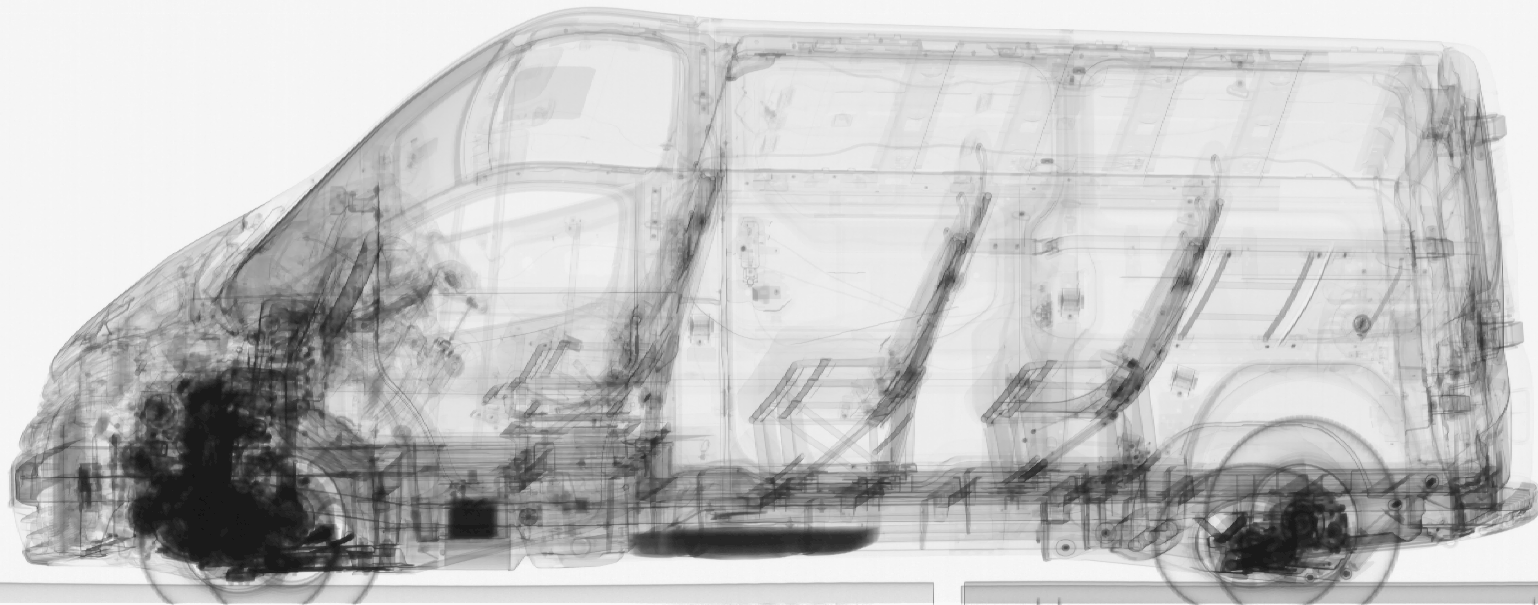
#> input picture data_cropped/czyste/48001F003202511180022 czarno.bmp, 1538 x 605 px; its folder holds only this picture in this run
$ python orient.py
#> lines starting #> are read from the running program, lines starting #| are printed output that depends on the picture
#> in orient_and_save, img is the input picture: shape (605, 1538); min 18, max 249, mean 195
import cv2
import numpy as np
from pathlib import Path


def detect_car_orientation(image_path):
    """
    Wykrywa orientację samochodu na podstawie rozkładu ciemnych pikseli.
    Zakłada, że przód samochodu (koła, silnik) jest ciemniejszy niż tył.

    Args:
        image_path: Ścieżka do obrazu lub sam obraz (numpy array)

    Returns:
        'left' jeśli przód jest po lewej, 'right' jeśli po prawej
    """
    # Wczytaj obraz jeśli podano ścieżkę
    if isinstance(image_path, str):
        img = cv2.imread(image_path, cv2.IMREAD_GRAYSCALE)
        if img is None:
            raise ValueError(f"Nie można wczytać obrazu: {image_path}")
    else:
        img = image_path

    h, w = img.shape
#> h = 605; w = 1538

    # Podziel obraz na lewą i prawą połowę
    left_half = img[:, :w//2]
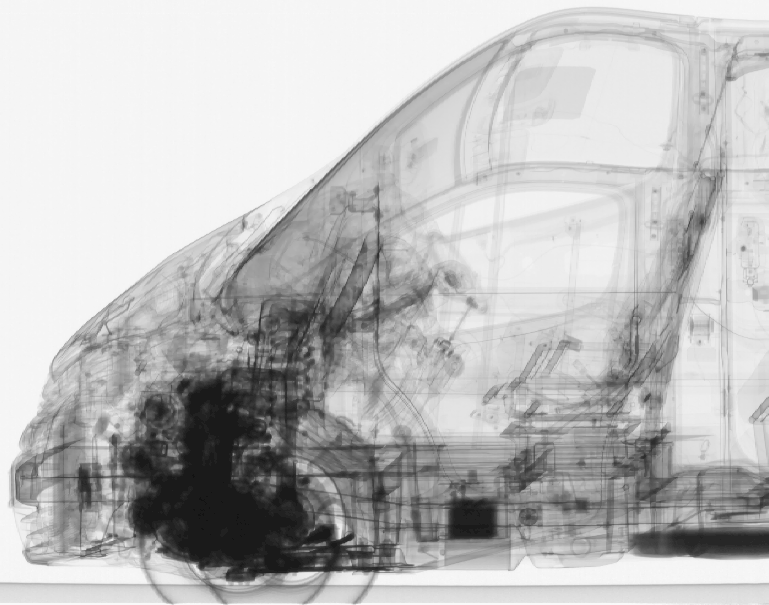
#> left_half: shape (605, 769); min 18, max 249, mean 188
    right_half = img[:, w//2:]
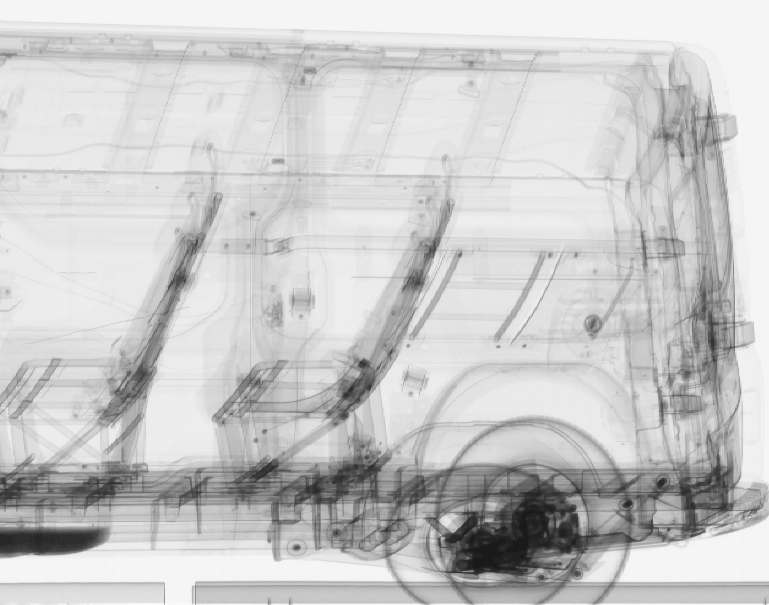
#> right_half: shape (605, 769); min 26, max 249, mean 201.9

    # Oblicz średnią jasność dla każdej połowy
    # Niższa wartość = ciemniejsze = więcej zawartości (koła, silnik)
    left_mean = left_half.mean()
#> left_mean = 188
    right_mean = right_half.mean()
#> right_mean = 201.9

    # Alternatywnie: policz ciemne piksele (< 200)
    left_dark_pixels = np.sum(left_half < 200)
#> left_dark_pixels = 204357
    right_dark_pixels = np.sum(right_half < 200)
#> right_dark_pixels = 150531

    # Przód jest tam gdzie więcej ciemnych pikseli
    if left_dark_pixels > right_dark_pixels:
        return 'left'
    else:
        return 'right'


def orient_car(image_path, target_orientation='right'):
    """
    Orientuje obraz samochodu tak, aby przód był po wskazanej stronie.

    Args:
        image_path: Ścieżka do obrazu lub sam obraz (numpy array)
        target_orientation: 'left' lub 'right' - gdzie ma być przód

    Returns:
        Obraz z odpowiednią orientacją (numpy array)
    """
    # Wczytaj obraz jeśli podano ścieżkę
    if isinstance(image_path, str):
        img = cv2.imread(image_path, cv2.IMREAD_GRAYSCALE)
        if img is None:
            raise ValueError(f"Nie można wczytać obrazu: {image_path}")
    else:
        img = image_path

    # Wykryj aktualną orientację
    current_orientation = detect_car_orientation(img)
#> current_orientation = 'left'

    # Jeśli trzeba, odwróć obraz
    if current_orientation != target_orientation:
        img = cv2.flip(img, 1)  # flip horizontally (1 = horizontal, 0 = vertical)
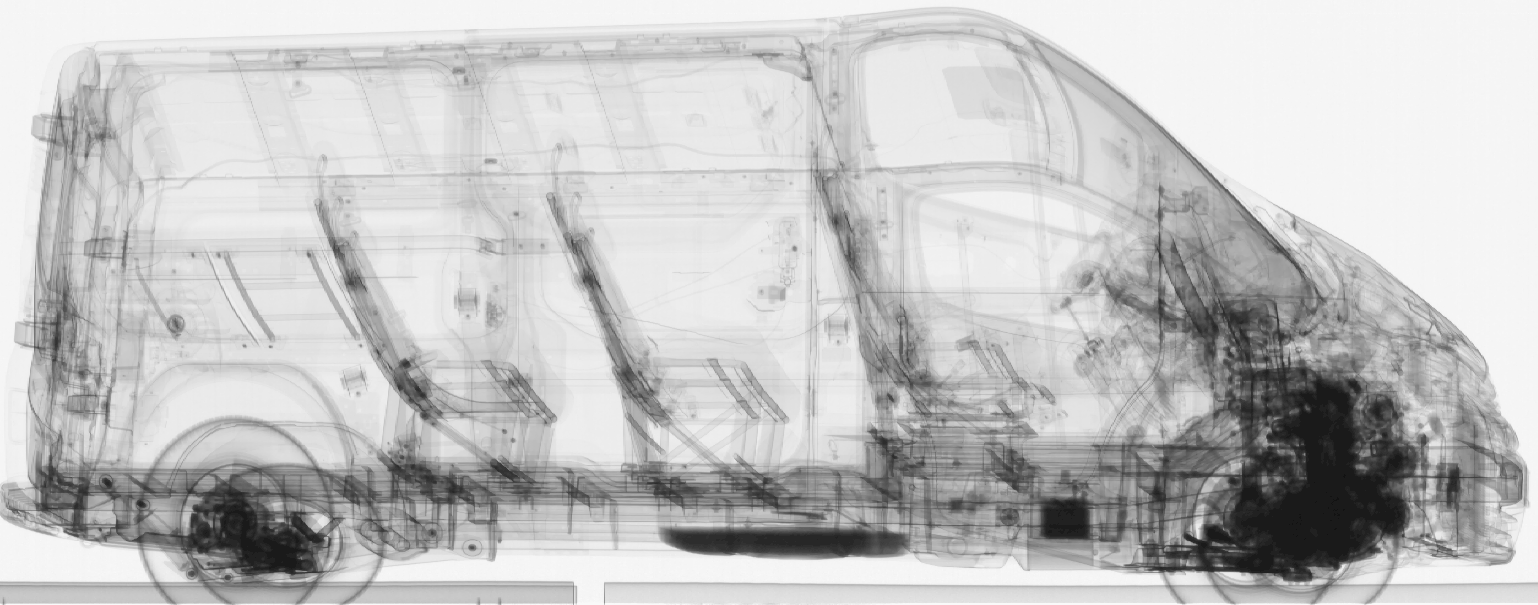
#> img: shape (605, 1538); min 18, max 249, mean 195
        return img, True  # True = flipped

    return img, False  # False = not flipped


def orient_and_save(input_path, output_path, target_orientation='right'):
    """
    Orientuje obraz i zapisuje wynik do pliku.

    Args:
        input_path: Ścieżka do obrazu wejściowego
        output_path: Ścieżka zapisu zorientowanego obrazu
        target_orientation: 'left' lub 'right' - gdzie ma być przód

    Returns:
        (oriented_image, was_flipped)
    """
    img = cv2.imread(input_path, cv2.IMREAD_GRAYSCALE)
    if img is None:
        raise ValueError(f"Nie można wczytać obrazu: {input_path}")

    oriented, flipped = orient_car(img, target_orientation)
#> flipped = True
    cv2.imwrite(output_path, oriented)

    return oriented, flipped


def process_directory(input_dir, output_dir, target_orientation='right'):
    """
    Przetwarza wszystkie obrazy BMP w katalogu i orientuje je.

    Args:
        input_dir: Ścieżka do katalogu wejściowego
        output_dir: Ścieżka do katalogu wyjściowego
        target_orientation: 'left' lub 'right' - gdzie ma być przód
    """
    input_path = Path(input_dir)
    output_path = Path(output_dir)

    # Utwórz katalog wyjściowy jeśli nie istnieje
    output_path.mkdir(parents=True, exist_ok=True)

    # Znajdź wszystkie pliki BMP
    bmp_files = list(input_path.glob("*.bmp"))

    if not bmp_files:
        print(f"Nie znaleziono plików BMP w {input_dir}")
        return

    print(f"Znaleziono {len(bmp_files)} plików BMP w {input_dir}")

    success_count = 0
    flipped_count = 0
    error_count = 0

    for i, input_file in enumerate(bmp_files, 1):
        output_file = output_path / input_file.name

        try:
            oriented, flipped = orient_and_save(
                str(input_file),
                str(output_file),
                target_orientation=target_orientation
            )
#> flipped = True

            status = "odwrócono" if flipped else "bez zmian"
#> status = 'odwrócono'
            print(f"[{i}/{len(bmp_files)}] {input_file.name}: {status}")
#| [1/1] 48001F003202511180022 czarno.bmp: odwrócono
            success_count += 1
            if flipped:
                flipped_count += 1

        except Exception as e:
            print(f"[{i}/{len(bmp_files)}] Błąd przy {input_file.name}: {e}")
            error_count += 1

    print(f"\nPrzetworzono: {success_count} plików")
    print(f"Odwrócono: {flipped_count} plików")
    if error_count > 0:
        print(f"Błędów: {error_count}")


# Przykład użycia
if __name__ == "__main__":
    # Przetwórz przycięte obrazy - czyste
    print("=" * 60)
    print("Orientowanie data_cropped/czyste...")
    print("=" * 60)
    process_directory("data_cropped/czyste", "data_oriented/czyste", target_orientation='right')

    # Przetwórz przycięte obrazy - brudne
    print("\n" + "=" * 60)
    print("Orientowanie data_cropped/brudne...")
    print("=" * 60)
    process_directory("data_cropped/brudne", "data_oriented/brudne", target_orientation='right')

$ run again, on data_cropped/czyste/48001F003202511180030 czarno.bmp
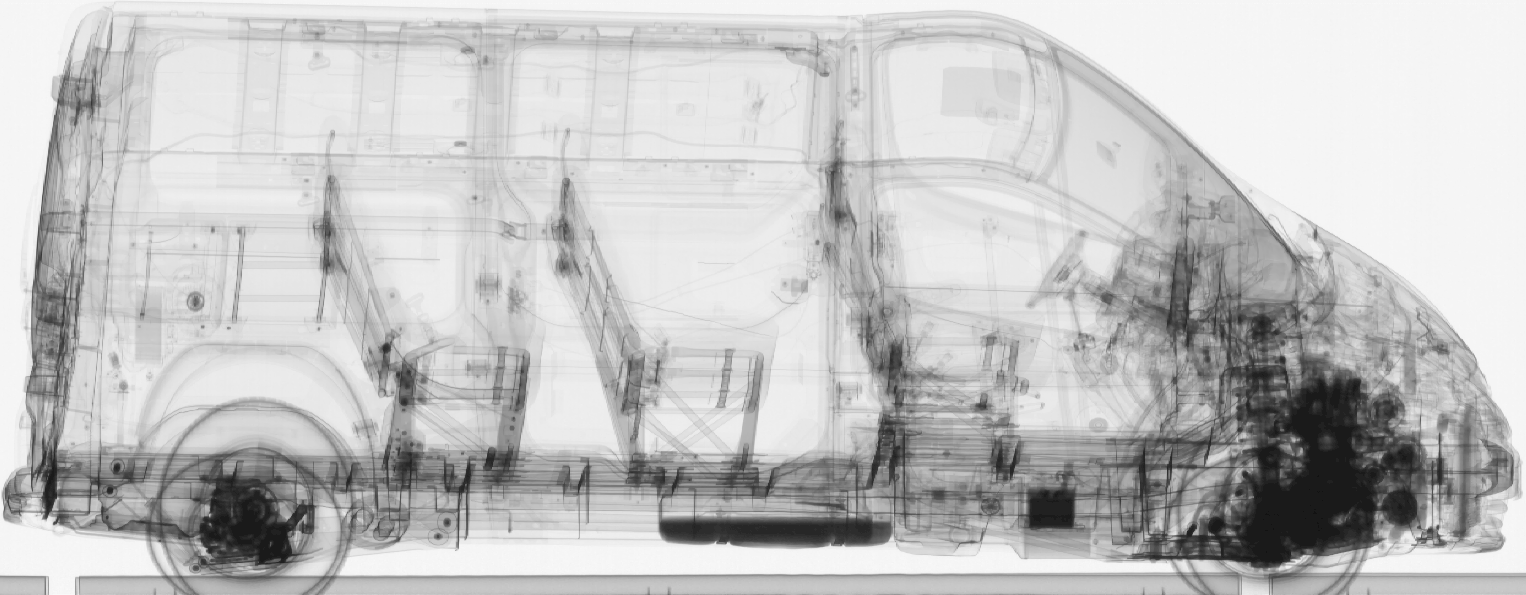
#> input picture data_cropped/czyste/48001F003202511180030 czarno.bmp, 1526 x 595 px
#> in orient_and_save, img is the input picture: shape (595, 1526); min 18, max 249, mean 194.6
#> in detect_car_orientation, `left_half = img[:, :w//2]`:
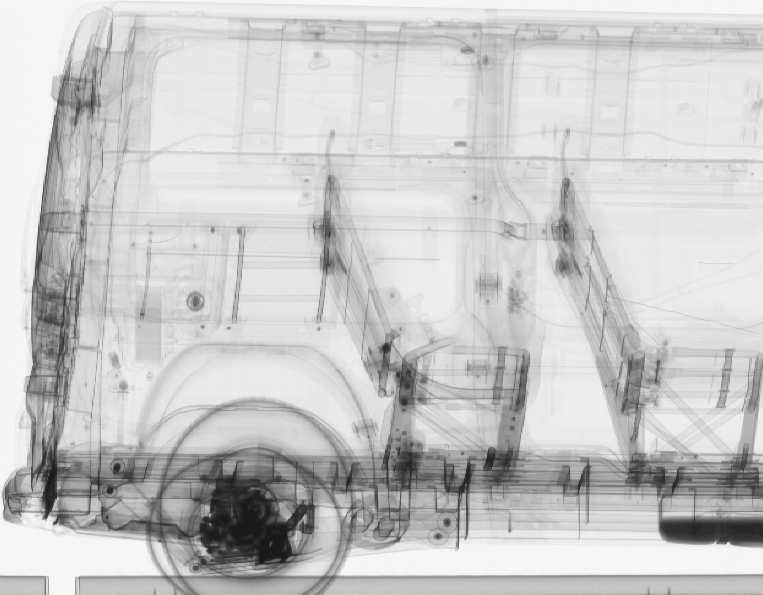
#> left_half: shape (595, 763); min 26, max 249, mean 200.9
#> in detect_car_orientation, `right_half = img[:, w//2:]`:
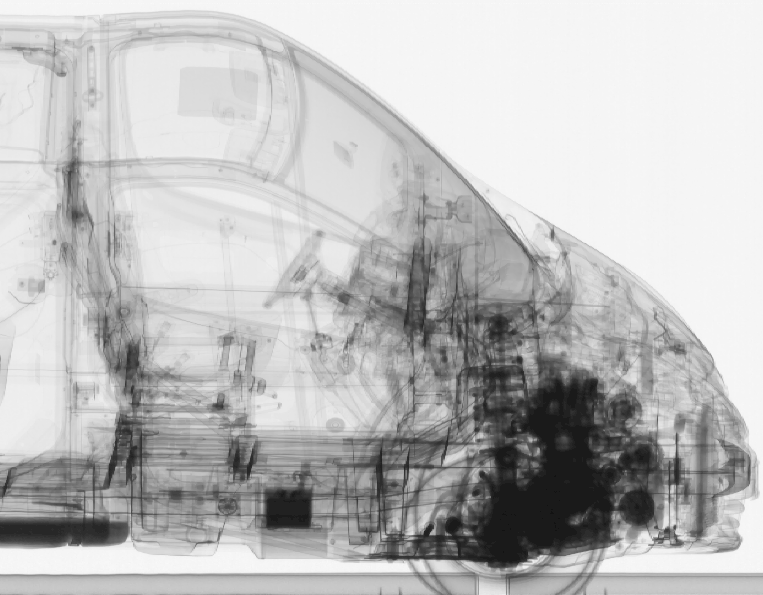
#> right_half: shape (595, 763); min 18, max 249, mean 188.4
#> left_mean = 200.9
#> right_mean = 188.4
#> left_dark_pixels = 150745
#> right_dark_pixels = 205465
#> current_orientation = 'right'
#> in orient_and_save, `oriented, flipped = orient_car(img, target_orientation)`: flipped = False
#> status = 'bez zmian'
#| [1/1] 48001F003202511180030 czarno.bmp: bez zmian

$ run again, on data_cropped/czyste/48001F003202511180025 czarno.bmp
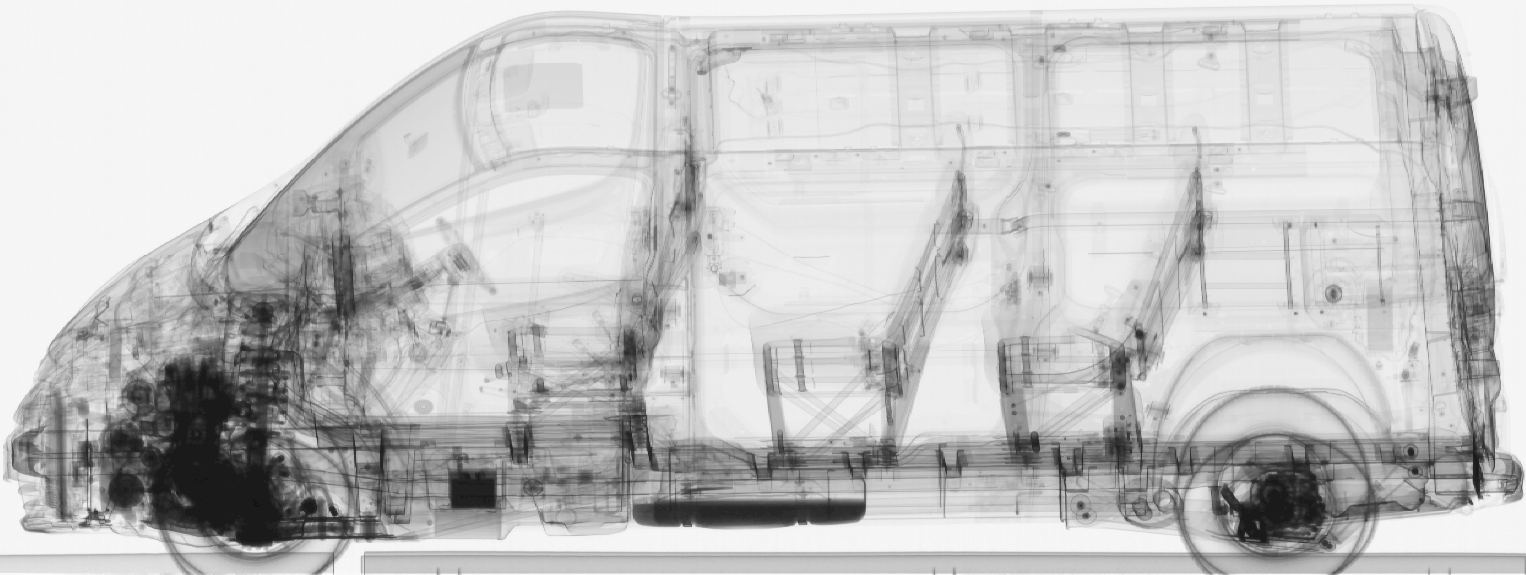
#> input picture data_cropped/czyste/48001F003202511180025 czarno.bmp, 1526 x 575 px
#> in orient_and_save, img is the input picture: shape (575, 1526); min 18, max 249, mean 195.1
#> in detect_car_orientation, `right_half = img[:, w//2:]`:
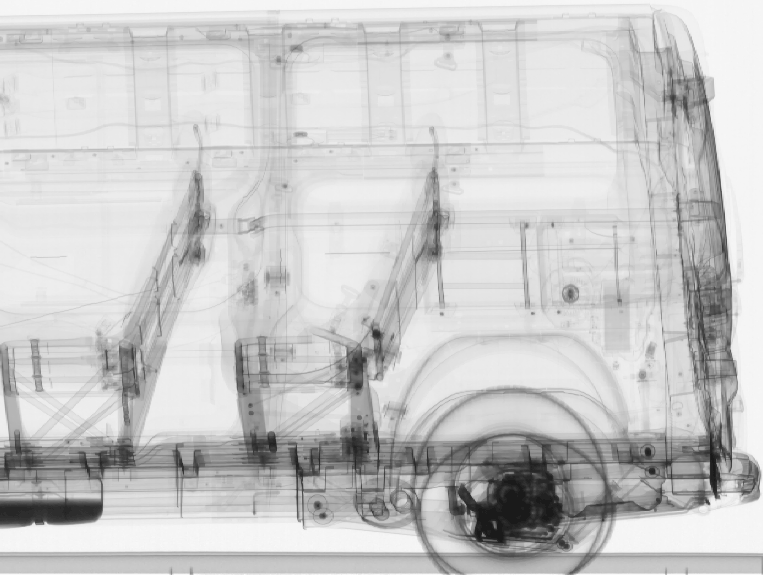
#> right_half: shape (575, 763); min 26, max 249, mean 201.1
#> left_mean = 189.1
#> right_mean = 201.1
#> left_dark_pixels = 192540
#> right_dark_pixels = 143026
#> current_orientation = 'left'
#> in orient_car, `img = cv2.flip(img, 1)`:
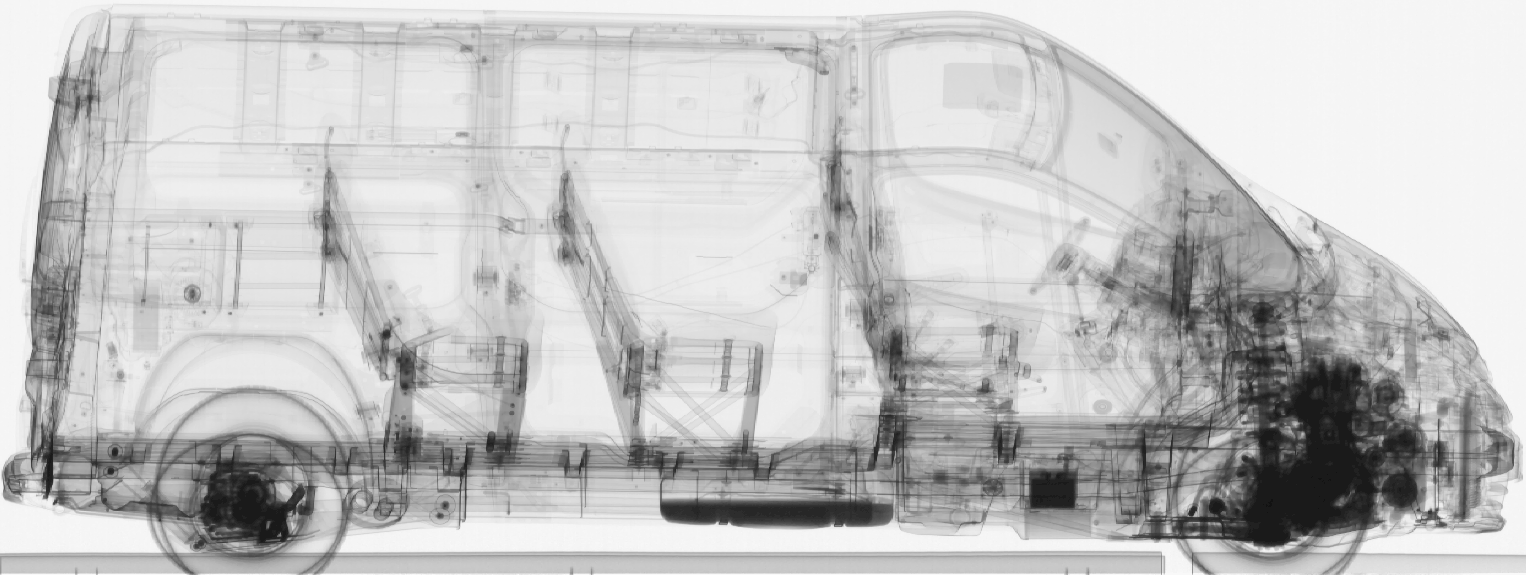
#> img: shape (575, 1526); min 18, max 249, mean 195.1
#> in orient_and_save, `oriented, flipped = orient_car(img, target_orientation)`: flipped = True
#> status = 'odwrócono'
#| [1/1] 48001F003202511180025 czarno.bmp: odwrócono
